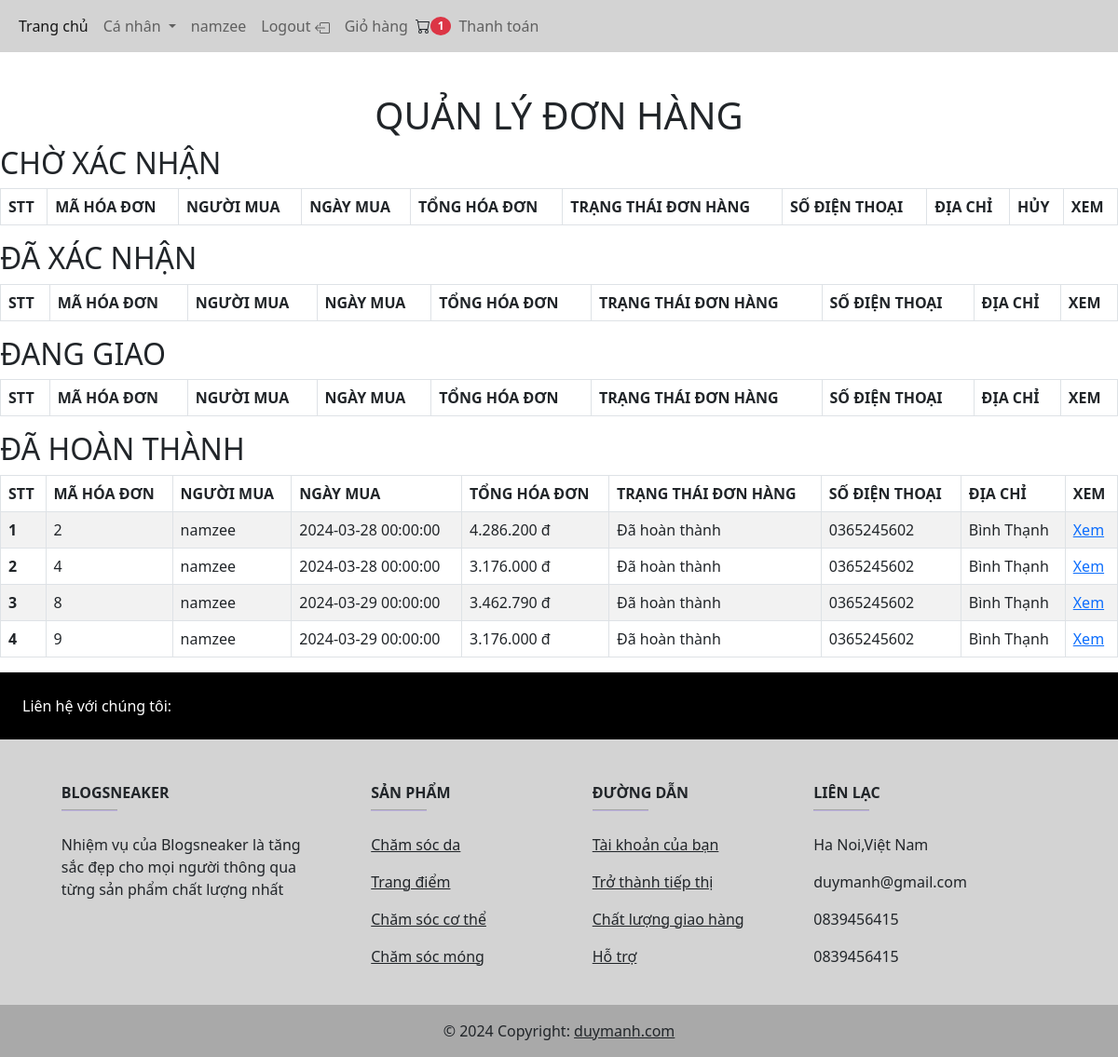
/index.php?type=urorder (signed in), run on the app's committed database.
### tables this page shows
CREATE TABLE `hoadon` (
  `id_hoadon` int(11) NOT NULL,
  `id_nguoidung1` int(11) NOT NULL,
  `ngayMua` datetime NOT NULL DEFAULT current_timestamp(),
  `tongDon` int(11) NOT NULL,
  `trangTDH` int(11) NOT NULL DEFAULT 1,
  `sDTDH` varchar(255) NOT NULL,
  `diaCDH` varchar(255) NOT NULL,
  `xoa_hoadon` tinyint(4) NOT NULL DEFAULT 0
);

CREATE TABLE `nguoidung` (
  `id_nguoidung` int(11) NOT NULL,
  `tenND` varchar(255) NOT NULL,
  `matKhau` varchar(255) NOT NULL,
  `email` varchar(255) NOT NULL,
  `hoVT` varchar(255) NOT NULL,
  `ngaySinh` date NOT NULL,
  `diaChi` varchar(255) NOT NULL,
  `soDT` varchar(255) NOT NULL,
  `vaiTro` int(11) NOT NULL DEFAULT 1,
  `xoa_nguoidung` tinyint(4) NOT NULL DEFAULT 0
);

CREATE TABLE `trangthaidonhang` (
  `id_trangthaidonhang` int(11) NOT NULL,
  `tenTrangThai` varchar(255) NOT NULL,
  `xoa_trangthai` tinyint(4) NOT NULL DEFAULT 0
);

### controllers/user/headerControllers.php (called while the page is built, shortened)
<?php
include_once("views/user/header.views.php");

### models/pdo.php (called while the page is built, shortened)
<?php
function pdo_get_connection(){
    $conn = new PDO('mysql:host='.DBHOST.';dbname='.DBNAME,DBUSER,DBPASS);
    $conn->setAttribute(PDO::ATTR_ERRMODE, PDO::ERRMODE_EXCEPTION);
    return $conn;
}
function pdo_query($sql){
    $sql_args = array_slice(func_get_args(), 1);
    try{
        $conn = pdo_get_connection();
        $stmt = $conn->prepare($sql);
        $stmt->execute($sql_args);
        $rows = $stmt->fetchAll();
        return $rows;
    }
    catch(PDOException $e){
        throw $e;
    }
    finally{
        unset($conn);
    }
}

### models/user/orderModels.php (called while the page is built, shortened)
<?php
function getAllHoaDonDoneByIdUser($id_nguoidung1){
    $sql="SELECT * FROM hoadon INNER JOIN nguoidung ON hoadon.id_nguoidung1=nguoidung.id_nguoidung INNER JOIN trangthaidonhang ON hoadon.trangTDH=trangthaidonhang.id_trangthaidonhang  WHERE xoa_hoadon=0 AND trangTDH=4 AND id_nguoidung1=$id_nguoidung1";
    return pdo_query($sql);
}

### controllers/user/footerControllers.php (called while the page is built)
<?php
include_once("views/user/footer.views.php");

### views/user/order.views.php (the view, shortened to what this page needs)
<div class="d-flex justify-content-center" style="margin-top:100px;"><h1 >QUẢN LÝ ĐƠN HÀNG</h1></div>
<h2>CHỜ XÁC NHẬN</h2>
<table class="table table-bordered table-striped">
  <thead>
    <tr>
      <th scope="col">STT</th>
      <th scope="col">MÃ HÓA ĐƠN</th>
      <th scope="col">NGƯỜI MUA</th>
      <th scope="col">NGÀY MUA</th>
      <th scope="col">TỔNG HÓA ĐƠN</th>
      <th scope="col">TRẠNG THÁI ĐƠN HÀNG</th>
      <th scope="col">SỐ ĐIỆN THOẠI</th>
      <th scope="col">ĐỊA CHỈ</th>
      <th scope="col">HỦY</th>
      <th scope="col">XEM</th>
    </tr>
  </thead>
</table>
<h2>ĐÃ XÁC NHẬN</h2>
<table class="table table-bordered table-striped">
  <thead>
    <tr>
      <th scope="col">STT</th>
      <th scope="col">MÃ HÓA ĐƠN</th>
      <th scope="col">NGƯỜI MUA</th>
      <th scope="col">NGÀY MUA</th>
      <th scope="col">TỔNG HÓA ĐƠN</th>
      <th scope="col">TRẠNG THÁI ĐƠN HÀNG</th>
      <th scope="col">SỐ ĐIỆN THOẠI</th>
      <th scope="col">ĐỊA CHỈ</th>
      <th scope="col">XEM</th>
    </tr>
  </thead>
</table>
<h2>ĐANG GIAO</h2>
<table class="table table-bordered table-striped">
  <thead>
    <tr>
      <th scope="col">STT</th>
      <th scope="col">MÃ HÓA ĐƠN</th>
      <th scope="col">NGƯỜI MUA</th>
      <th scope="col">NGÀY MUA</th>
      <th scope="col">TỔNG HÓA ĐƠN</th>
      <th scope="col">TRẠNG THÁI ĐƠN HÀNG</th>
      <th scope="col">SỐ ĐIỆN THOẠI</th>
      <th scope="col">ĐỊA CHỈ</th>
      <th scope="col">XEM</th>
    </tr>
  </thead>
</table>
<h2>ĐÃ HOÀN THÀNH </h2>
<table class="table table-bordered table-striped">
  <thead>
    <tr>
      <th scope="col">STT</th>
      <th scope="col">MÃ HÓA ĐƠN</th>
      <th scope="col">NGƯỜI MUA</th>
      <th scope="col">NGÀY MUA</th>
      <th scope="col">TỔNG HÓA ĐƠN</th>
      <th scope="col">TRẠNG THÁI ĐƠN HÀNG</th>
      <th scope="col">SỐ ĐIỆN THOẠI</th>
      <th scope="col">ĐỊA CHỈ</th>
      <th scope="col">XEM</th>
    </tr>
  </thead>
  <tbody>
    <?php
    $i=1;
        foreach ($getAllHoaDonDone as $key) {
            echo'
            <tr>
      <th scope="row">'.$i++.'</th>
      <td>'.$key['id_hoadon'].'</td>
      <td>'.$key['tenND'].'</td>
      <td>'.$key['ngayMua'].'</td>
      <td>'.number_format($key['tongDon'], 0, ',', '.') . ' đ'.'</td>
      <td>'.$key['tenTrangThai'].'</td>
      <td>'.$key['sDTDH'].'</td>
      <td>'.$key['diaCDH'].'</td>
      <td><a href="index.php?type=urorder&type1=seeorder&id='.$key['id_hoadon'].'">Xem</a></td>
    </tr>
            ';
        }
    ?>
  </tbody>
</table>

### index.php (shortened to what this page needs)
<?php
include("models/pdo.php");
include("models/user/orderModels.php");
if(isset($_SESSION['user'])){
    if($_SESSION['user']['vaiTro']>1){
        include_once("controllers/admin/headerControllers.php");
        if(isset($_GET['type'])){
            switch ($_GET['type']) {
                case 'home':
                    include_once("views/admin/home.views.php");
                    break;
                case 'cate':
                    include_once("controllers/admin/cateControllers.php");
                    break;
                case 'sanpham':
                    include_once("controllers/admin/sanphamControllers.php");
                    break;
                case 'user':
                    include_once("controllers/admin/userControllers.php");
                    break;
                case 'order':
                    include_once("controllers/admin/orderControllers.php");
                    break;
                case 'revenue':
                    include_once("controllers/admin/revenueControllers.php");
                    break;
                case 'contact':
                    include_once("controllers/admin/contactControllers.php");
                    break;
                default:
                    include_once("views/admin/home.views.php");
                    break;
            }
        }else{
            include_once("controllers/admin/headerControllers.php");
            include_once("views/admin/home.views.php");
        }
    }else{
            include_once("controllers/user/headerControllers.php");
            if(isset($_GET['type'])){
        switch ($_GET['type']) {
            case 'urorder':
                include_once("controllers/user/orderControllers.php");
                break;
        }
    }else{
        include_once("controllers/user/headerControllers.php");
        include_once("controllers/user/homeControllers.php");
    }
include_once("controllers/user/footerControllers.php");
    }
}

### views/user/header.views.php (shortened to what this page needs)
<link href="https://cdn.jsdelivr.net/npm/bootstrap@5.2.1/dist/css/bootstrap.min.css" rel="stylesheet">
<header>
  <nav class="navbar navbar-expand-lg  fixed-top" style="background-color: lightgrey">
    <div class="container-fluid">
      <div class="collapse navbar-collapse" id="navbarExample01">
        <ul class="navbar-nav me-auto mb-2 mb-lg-0">
        <li class="nav-item">
          <a class="nav-link active" aria-current="page" href="index.php?type=home">Trang chủ</a>
        </li>
        <?php
          if(isset($_SESSION['user']) && is_array($_SESSION['user'])){
            echo'
            <li class="nav-item dropdown">
          <a class="nav-link dropdown-toggle" href="#" role="button" data-bs-toggle="dropdown" aria-expanded="false">
            Cá nhân
          </a>
          <ul class="dropdown-menu">
            <li><a class="dropdown-item" href="index.php?type=urorder">Đơn hàng của bạn</a></li>
          </ul>
        </li>
            <li class="nav-item" >
            <a class="nav-link" href="" id="">'.$_SESSION['user']['tenND'].'</a>
          </li>
          <li class="nav-item" style="display: flex; justify-content: center; align-items:center;">
              <a class="nav-link" href="index.php?logout=1" id="">Logout <svg xmlns="http://www.w3.org/2000/svg" width="16" height="16" fill="currentColor" class="bi bi-box-arrow-left" viewBox="0 0 16 16">
              <path fill-rule="evenodd" d="M6 12.5a.5.5 0 0 0 .5.5h8a.5.5 0 0 0 .5-.5v-9a.5.5 0 0 0-.5-.5h-8a.5.5 0 0 0-.5.5v2a.5.5 0 0 1-1 0v-2A1.5 1.5 0 0 1 6.5 2h8A1.5 1.5 0 0 1 16 3.5v9a1.5 1.5 0 0 1-1.5 1.5h-8A1.5 1.5 0 0 1 5 12.5v-2a.5.5 0 0 1 1 0z"/>
              <path fill-rule="evenodd" d="M.146 8.354a.5.5 0 0 1 0-.708l3-3a.5.5 0 1 1 .708.708L1.707 7.5H10.5a.5.5 0 0 1 0 1H1.707l2.147 2.146a.5.5 0 0 1-.708.708z"/>
            </svg></a>
            </li>
            ';
          }
        ?>
            <li class="nav-item" >
              <a class="nav-link" href="index.php?type=wishlist" id="">Giỏ hàng</a>
            </li>
            <li class="nav-item" style="display: flex; justify-content: center; align-items:center;" >
<?php
if(isset($_SESSION['cart'])){
echo'<span class="badge bg-danger rounded-circle">'.count($_SESSION['cart']).'</span>';
}
?>
            </li>
            <li class="nav-item" >
              <a class="nav-link" href="index.php?type=cart" id="">Thanh toán</a>
            </li>
        </ul>
      </div>
    </div>
  </nav>
</header>

### controllers/user/orderControllers.php (shortened to what this page needs)
<?php
$getAllHoaDonDone=getAllHoaDonDoneByIdUser($_SESSION['user']['id_nguoidung']);
if(isset($_GET['type1'])){
    if($_GET['type1']=='seeorder'){
        $getChiTietHoaDon=getChiTietHoaDonByUser($_GET['id'],$_SESSION['user']['id_nguoidung']);
        include_once("views/user/seeorder.views.php");
    }
}else{
    include_once("views/user/order.views.php");
}

### views/user/footer.views.php (shortened to what this page needs)
<div id="container6">
  <footer
          class="text-center text-lg-start text-dark"
          style="background-color: lightgrey; "
          >
    <section
             class="d-flex justify-content-between p-4"
             style="background-color: black;color:white"
             >
      <div class="me-5">
        <span>Liên hệ với chúng tôi:</span>
      </div>
      <div>
      </div>
    </section>
    <section class="">
      <div class="container text-center text-md-start mt-5">
        <div class="row mt-3">
          <div class="col-md-3 col-lg-4 col-xl-3 mx-auto mb-4">
            <h6 class="text-uppercase fw-bold">Blogsneaker</h6>
            <hr
                class="mb-4 mt-0 d-inline-block mx-auto"
                style="width: 60px; background-color: #7c4dff; height: 2px"
                />
            <p>
              Nhiệm vụ của Blogsneaker là tăng sắc đẹp cho mọi người thông qua từng sản phẩm chất lượng nhất
            </p>
          </div>
          <div class="col-md-2 col-lg-2 col-xl-2 mx-auto mb-4">
            <h6 class="text-uppercase fw-bold">SẢN PHẨM</h6>
            <hr
                class="mb-4 mt-0 d-inline-block mx-auto"
                style="width: 60px; background-color: #7c4dff; height: 2px"
                />
            <p>
              <a href="#!" class="text-dark">Chăm sóc da</a>
            </p>
            <p>
              <a href="#!" class="text-dark">Trang điểm</a>
            </p>
            <p>
              <a href="#!" class="text-dark">Chăm sóc cơ thể</a>
            </p>
            <p>
              <a href="#!" class="text-dark">Chăm sóc móng</a>
            </p>
          </div>
          <div class="col-md-3 col-lg-2 col-xl-2 mx-auto mb-4">
            <h6 class="text-uppercase fw-bold">ĐƯỜNG DẪN</h6>
            <hr
                class="mb-4 mt-0 d-inline-block mx-auto"
                style="width: 60px; background-color: #7c4dff; height: 2px"
                />
            <p>
              <a href="#!" class="text-dark">Tài khoản của bạn</a>
            </p>
            <p>
              <a href="#!" class="text-dark">Trở thành tiếp thị</a>
            </p>
            <p>
              <a href="#!" class="text-dark">Chất lượng giao hàng</a>
            </p>
            <p>
              <a href="#!" class="text-dark">Hỗ trợ</a>
            </p>
          </div>
          <div class="col-md-4 col-lg-3 col-xl-3 mx-auto mb-md-0 mb-4">
            <h6 class="text-uppercase fw-bold">LIÊN LẠC</h6>
            <hr
                class="mb-4 mt-0 d-inline-block mx-auto"
                style="width: 60px; background-color: #7c4dff; height: 2px"
                />
            <p><i class="fas fa-home mr-3"></i> Ha Noi,Việt Nam</p>
            <p><i class="fas fa-envelope mr-3"></i> duymanh@gmail.com</p>
            <p><i class="fas fa-phone mr-3"></i> 0839456415</p>
            <p><i class="fas fa-print mr-3"></i> 0839456415</p>
          </div>
        </div>
      </div>
    </section>
    <div
         class="text-center p-3"
         style="background-color: rgba(0, 0, 0, 0.2)"
         >
      © 2024 Copyright:
      <a class="text-dark" href="https://mdbootstrap.com/"
         >duymanh.com</a
        >
    </div>
  </footer>
</div>

### data on the page
hoadon: id_hoadon "2", id_nguoidung1.tenND "namzee", ngayMua "2024-03-28 00:00:00", tongDon "4.286.200", trangTDH.tenTrangThai "Đã hoàn thành", sDTDH "0365245602", diaCDH "Bình Thạnh"
hoadon: id_hoadon "4", id_nguoidung1.tenND "namzee", ngayMua "2024-03-28 00:00:00", tongDon "3.176.000", trangTDH.tenTrangThai "Đã hoàn thành", sDTDH "0365245602", diaCDH "Bình Thạnh"
hoadon: id_hoadon "8", id_nguoidung1.tenND "namzee", ngayMua "2024-03-29 00:00:00", tongDon "3.462.790", trangTDH.tenTrangThai "Đã hoàn thành", sDTDH "0365245602", diaCDH "Bình Thạnh"
hoadon: id_hoadon "9", id_nguoidung1.tenND "namzee", ngayMua "2024-03-29 00:00:00", tongDon "3.176.000", trangTDH.tenTrangThai "Đã hoàn thành", sDTDH "0365245602", diaCDH "Bình Thạnh"

### other printed values
$_SESSION['user']['tenND'] "namzee"
count($_SESSION['cart']) "1"
